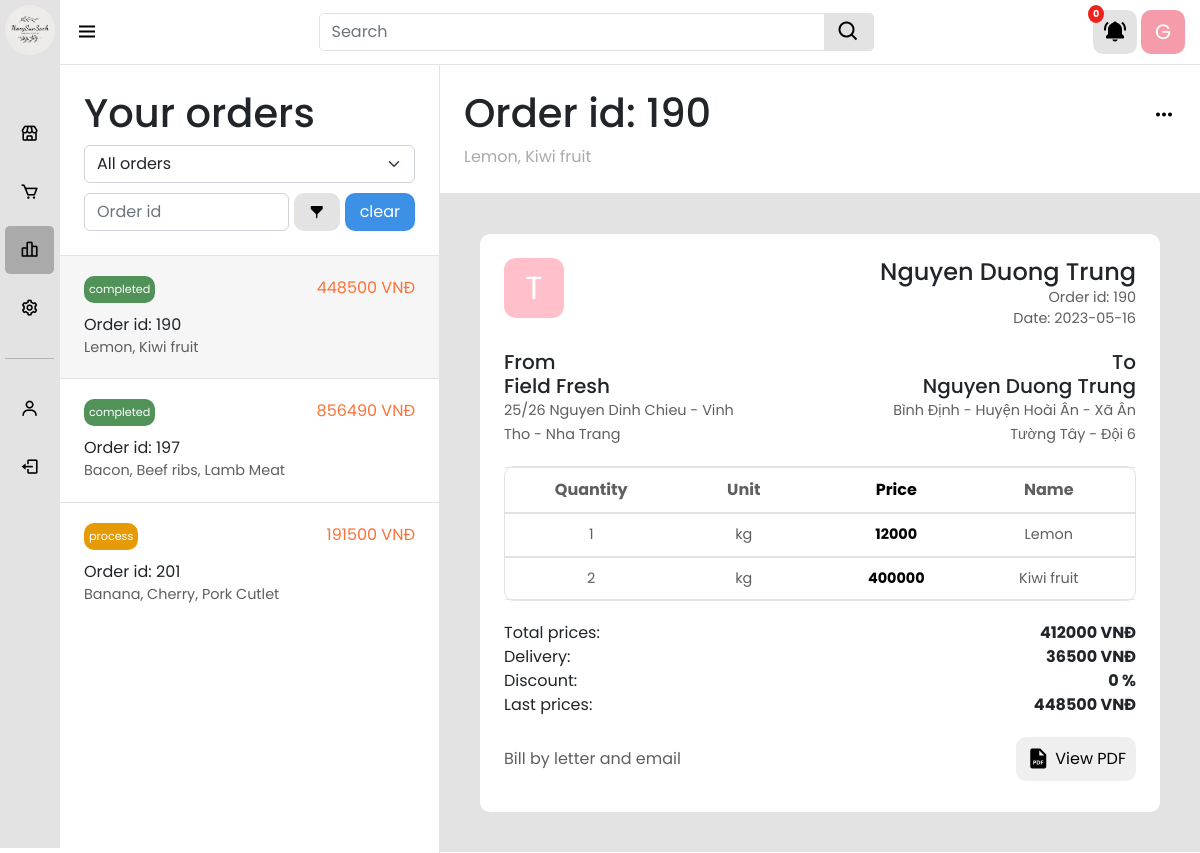
The app's page /home/order.php (signed in) with its own data.
### tables this page shows
CREATE TABLE `Order` (
  `id` int(11) NOT NULL,
  `total_prices` double NOT NULL,
  `delivery_prices` double NOT NULL DEFAULT 0,
  `discount` double NOT NULL,
  `creation_date` date NOT NULL,
  `status` varchar(10) NOT NULL DEFAULT 'pending',
  `customer_id` int(11) NOT NULL
);

CREATE TABLE `Customer` (
  `id` int(11) NOT NULL,
  `name` varchar(255) NOT NULL,
  `birth` date NOT NULL,
  `gender` varchar(6) NOT NULL,
  `email` varchar(255) NOT NULL,
  `phone` varchar(10) NOT NULL,
  `address` varchar(255) NOT NULL
);

CREATE TABLE `Order_Detail` (
  `order_id` int(11) NOT NULL,
  `quantity` int(11) NOT NULL,
  `unit` varchar(10) NOT NULL DEFAULT '''kg''',
  `price` double NOT NULL,
  `product_name` varchar(255) NOT NULL
);

### model/Sever.php (called while the page is built, shortened)
<?php
    class Sever{
        private $conn;
        public function __construct() {
            $this->conn = new mysqli(host, user, pass, db_name);
        }
        private function get($sql) {
            try {
                $result = $this->conn->query($sql);
                if($result->num_rows > 0) {
                    return $result;
                }
                else {
                    return false;
                }
            } catch (Exception $e) {
                die($e);
                return false;
            }
        }
        public function getCustomerInfo($customerId) {
            $sql = "SELECT name, birth, gender, email, phone, address  FROM Customer WHERE id='$customerId'";
            $result = $this->get($sql);
            if ($result) {
                return $this->get($sql)->fetch_assoc();
            }
            else {
                return null;
            }
        }
        public function getOrdersByCustomer($customerId, $return) {
            $orders = array();
            $sql = "select * from `Order` WHERE customer_id = '$customerId'";
            $result = $this->get($sql);
            if($result){
                while($order = $result->fetch_assoc()){
                    array_push($orders, $order);
                }
                return $return ? $orders : json_encode(array('data' => $orders, 'status' => true, 'description' => "Successfully to get all orders!"));
            }
            else {
                return $return ? null : json_encode(array('data' => null, 'status' => false, 'description' => "Failed to get all orders!"));
            }
        }
        public function getOrderById($id) {
            $sql = "SELECT * from `Order` WHERE id='$id'";
            return $this->get($sql)->fetch_assoc();
        }
        public function getOrderDetail($id) {
            $detail = array();
            $sql = "SELECT * FROM `Order_Detail` WHERE order_id='$id'";
            if($result = $this->get($sql)) {
                while($row = $result->fetch_assoc()) {
                    array_push($detail, $row);
                }
                return $detail;
            }
            return [];
        }
    }
?>

### home/order.php (the view, shortened to what this page needs)
<?php
    include '../part/home.php';
?>
            <div id="order" class="w-100 h-100">
                <div id="order-left" class="col-4 h-100">
                    <div id="order-filter" class="col-12">
                        <div class="head">
                            <h1>Your orders</h1>
                        </div>
                        <div class="filter-form">
                            <div class="form-group">
                                <select id="filter-slt" class="form-select">
                                    <option value="all">All orders</option>
                                </select>
                            </div>
                            <div class="form-group filter-group">
                                <input id="filter-input" type="text" class="form-control" placeholder="Order id">
                                <button id="apply-filter-btn"><i class='bx bxs-filter-alt'></i></button>
                                <button id="clear-filter-btn">clear</button>
                            </div>
                        </div>
                    </div>
                    <div id="order-list">
                        <?php
                        if(isset($_SESSION['customerId'])){
                            $orders = $sever->getOrdersByCustomer($_SESSION['customerId'], true);
                            if(isset($orders)){
                            foreach($orders as $key => $order) {
                                $details = $sever->getOrderDetail($order['id']);
                        ?>
                        <div class="order <?php echo $key === 0 ? "active" : ''?>">
                            <div class="order-top">
                                <div class="status <?php echo $order['status'] ?>">
                                    <?php echo $order['status'] ?>
                                </div>
                                <div class="prices">
                                    <?php echo $order['total_prices'] + $order['delivery_prices'] - $order['discount']?> VNĐ
                                </div>
                            </div>
                            <div class="order-body">
                                <div class="order-id">
                                    Order id: <?php echo $order['id'] ?>
                                </div>
                                <div class="order-name">
                                    <?php
                                        $orderName = "";
                                        foreach($details as $i => $detail) {
                                            $i != count($details) - 1 ? $orderName .= $detail['product_name'] . ", " : $orderName .= $detail['product_name'];
                                        }
                                        echo $orderName;
                                    ?>
                                </div>
                            </div>
                        </div>
                        <?php
                                }
                            }
                        }
                        ?>
                    </div>
                </div>
                <div id="order-right" class="col-8 h-100">
                    <div class="detail-top">
                        <div class="heading">
                            <h1 class="order-id">
                                <?php
                                    if($login){
                                        echo isset($orders) && count($orders) > 0 ? "Order id: " . $orders[0]['id'] : "You don't have any orders yet!";
                                    }
                                    else {
                                        echo "Please login to view your orders";
                                    }
                                ?>
                            </h1>
                            <button>
                                <i class='bx bx-dots-horizontal-rounded'></i>
                            </button>
                        </div>
                        <div class="short-info">
                            <span class="order-name">
                                <?php
                                if (isset($details)) {
                                    $details = $sever->getOrderDetail($orders[0]['id']);
                                    $orderName = "";
                                        foreach($details as $i => $detail) {
                                            $i != count($details) - 1 ? $orderName .= $detail['product_name'] . ", " : $orderName .= $detail['product_name'];
                                        }
                                    echo $orderName;
                                }
                                ?>
                             </span>
                        </div>
                    </div>
                    <div class="detail-body">
                    <?php
                        if(isset($orders) && count($orders) > 0){
                            $order = $sever->getOrderById($orders[0]['id']);
                            $user = $sever->getCustomerInfo($order['customer_id']);
                            $details = $sever->getOrderDetail($orders[0]['id']);
                    ?>
                        <div class="order-detail">
                            <div class="order-top">
                                <div class="avatar">
                                    <?php
                                        echo substr(implode(" ", array_reverse(explode(" ", $user['name']))), 0, 1) ;
                                    ?>
                                </div>
                                <div class="order-info">
                                    <h4 class="customer-name">
                                        <?php
                                            echo $user['name'];
                                        ?>
                                    </h4>
                                    <span class="order-id">
                                        <?php
                                            echo "Order id: " . $orders[0]['id'];
                                        ?>
                                    </span>
                                    <span class="date-order">
                                        <?php
                                            echo "Date: " . $orders[0]['creation_date'];
                                        ?>
                                    </span>
                                </div>
                            </div>
                            <div class="address-info">
                                <div class="form">
                                    <h5>From<br>Field Fresh</h5>
                                    <span>25/26 Nguyen Dinh Chieu - Vinh Tho - Nha Trang</span>
                                </div>
                                <div class="to">
                                    <h5>To</h5>
                                    <h5 class="to-name">
                                        <?php
                                            echo $user['name'];
                                        ?>
                                    </h5>
                                    <span class="to-address">
                                    <?php
                                            echo preg_replace('/,/', ' - ', preg_replace('/\d+-/', '', $user['address']));
                                        ?>
                                    </span>
                                </div>
                            </div>
                            <div class="order-body">
                                <table>
                                    <thead>
                                        <tr>
                                            <th>
                                                Quantity
                                            </th>
                                            <th>
                                                Unit
                                            </th>
                                            <th>
                                                Price
                                            </th>
                                            <th>
                                                Name
                                            </th>
                                        </tr>
                                    </thead>
                                    <tbody>
                                        <?php
                                            foreach($details as $detail) {
                                        ?>
                                        <tr>
                                        <td><?php echo $detail['quantity']?></td>
                                            <td><?php echo $detail['unit']?></td>
                                            <td><?php echo $detail['price']?></td>
                                            <td><?php echo $detail['product_name']?></td>
                                        </tr>
                                        <?php
                                            }
                                        ?>
                                    </tbody>
                                </table>
                            </div>
                            <div class="prices-info">
                                <div class="row">
                                    <div>
                                        Total prices:
                                    </div>
                                    <div class="total-prices">
                                        <strong>  <?php echo $order['total_prices']?> VNĐ</strong>
                                    </div>
                                </div>
                                <div class="row">
                                    <div>
                                        Delivery:
                                    </div>
                                    <div class="delivery-prices">
                                        <strong> <?php echo $order['delivery_prices'] ?> VNĐ</strong>
                                    </div>
                                </div>
                                <div class="row">
                                    <div>
                                        Discount:
                                    </div>
                                    <div class="discount">
                                        <strong> <?php echo $order['discount'] ?> %</strong>
                                    </div>
                                </div>
                                <div class="row">
                                    <div>
                                        Last prices:
                                    </div>
                                    <div class="last-prices">
                                        <strong> <?php echo $order['total_prices'] + $order['delivery_prices'] - $order['discount']?> VNĐ</strong>
                                    </div>
                                </div>
                            </div>
                            <div class="order-footer">
                                <span>Bill by letter and email</span>
                                <button id="export-pdf-btn">
                                    <i class='bx bxs-file-pdf' ></i>
                                    View PDF
                                </button>
                            </div>
                        </div>
                    <?php
                        }
                    ?>
                    </div>
                </div>
            </div>
        </div>
    </section>
</body>
</html>

### records on screen
order: status "completed", $order['total_prices'] + $order['delivery_prices'] - $order['discount'] "448500", id "190", orderName "Lemon, Kiwi fruit", creation_date "2023-05-16", total_prices "412000", delivery_prices "36500", discount "0"
order: status "completed", $order['total_prices'] + $order['delivery_prices'] - $order['discount'] "856490", id "197", orderName "Bacon, Beef ribs, Lamb Meat"
order: status "process", $order['total_prices'] + $order['delivery_prices'] - $order['discount'] "191500", id "201", orderName "Banana, Cherry, Pork Cutlet"
customer: name "T", name "Nguyen Duong Trung", address "Bình Định - Huyện Hoài Ân - Xã Ân Tường Tây - Đội 6"
order_detail: quantity "1", unit "kg", price "12000", product_name "Lemon"
order_detail: quantity "2", unit "kg", price "400000", product_name "Kiwi fruit"

### other values on screen
$orderName "Lemon, Kiwi fruit"
